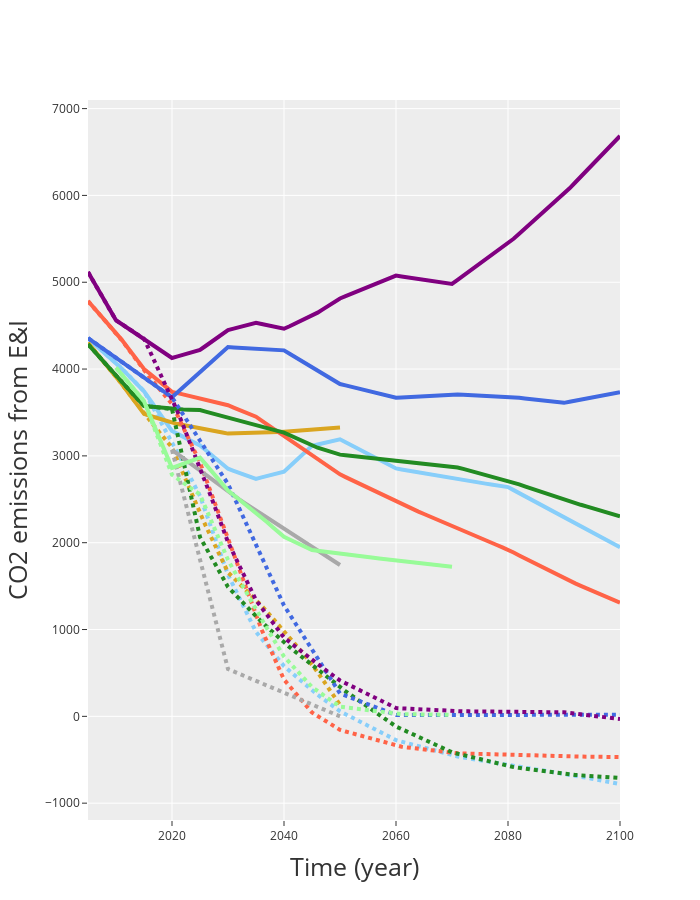

The cell this chart's notebook holds for it:
### Code cell
var_x = XR_i.Time
var_y = XR_i.Value.sel(Variable=emisvar)

fig = make_subplots(rows=1, cols=1,
                horizontal_spacing = 0.08, vertical_spacing=0.12)
                                        
for m_i, m in enumerate(Models):
        fig.add_trace(go.Scatter(x=var_x,
                                y=var_y.sel(Model=m, Scenario="DIAG-Base"),
                                mode='lines',
                                showlegend=False, line_width=4,
                                name=Models_raw[m_i],
                                marker={"color": ModelCols[m_i],
                                        "size": 20,
                                        "line": {"color": "black", "width": 4}}
                                ), 1, 1)
        fig.add_trace(go.Scatter(x=var_x,
                                y=var_y.sel(Model=m, Scenario="DIAG-C400-lin"),
                                mode='lines',
                                showlegend=False, line_width=4,
                                name=Models_raw[m_i],
                                line=dict(dash='dot'),
                                marker={"color": ModelCols[m_i],
                                        "size": 20,
                                        "line": {"color": "black", "width": 4}}
                                ), 1, 1)

fig.update_xaxes(row=1, col=1, title="Time (year)", title_font_size=25)#, range=(7, 23))
fig.update_yaxes(row=1, col=1, title="CO2 emissions from E&I", title_font_size=25)

fig.update_traces(textposition='top center')
fig.update_annotations(font_size=15)
fig.update_layout(legend=dict(x=0.05, y=1.05, orientation="h", font_size=15))
fig.update_layout(height=900, width=700)#autosize=True)
fig.update_layout(template="ggplot2")
fig.show()
fig_sens_em = fig
